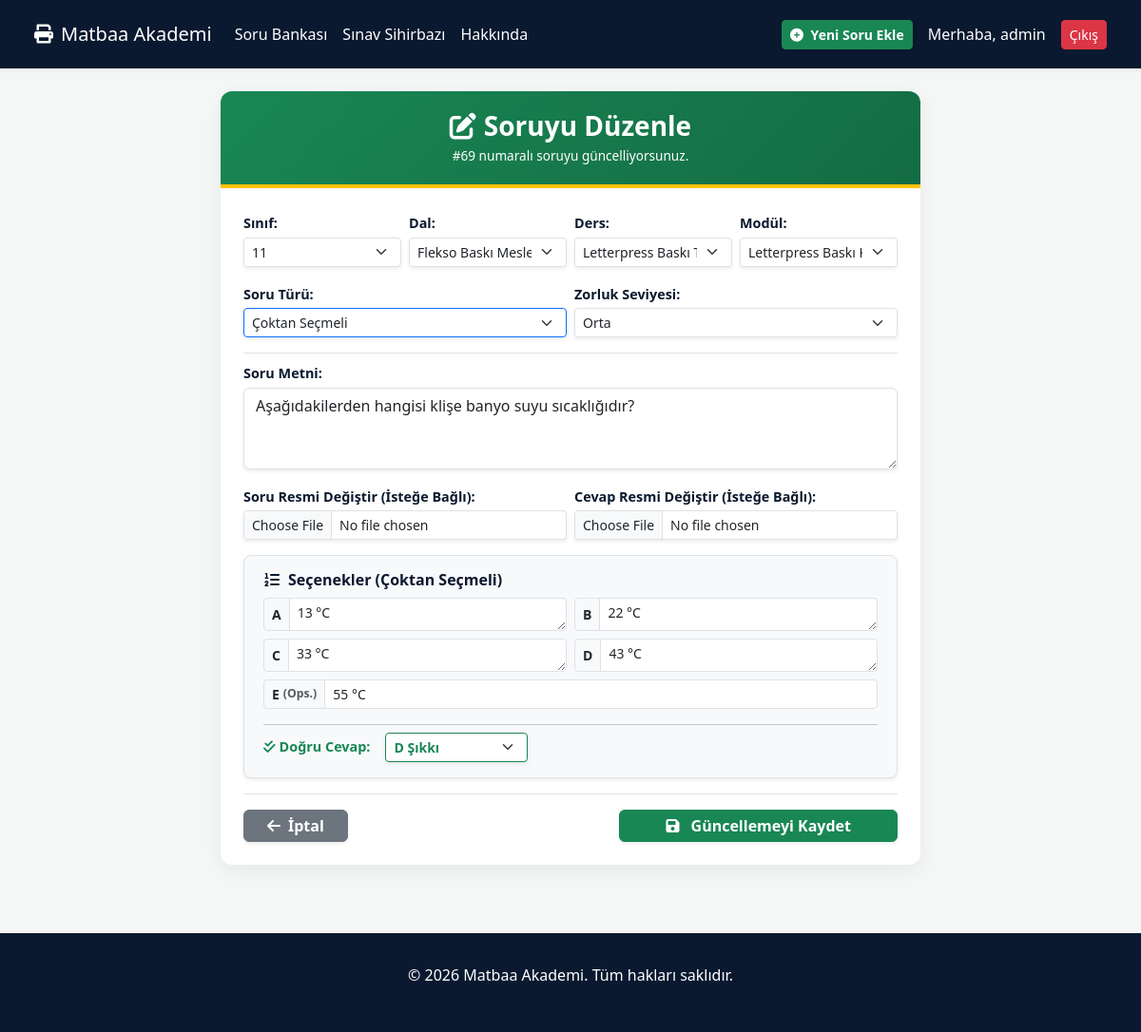
Screenshot of /soru-duzenle/69/ (signed in) with the database file from the repository.
### akademi/models.py (models this page shows, shortened)
class CustomUser(AbstractUser):
    adi = models.CharField(max_length=50, blank=True, null=True)
    soyadi = models.CharField(max_length=50, blank=True, null=True)
    unvan = models.CharField(max_length=50, blank=True, null=True)
    okul = models.CharField(max_length=255, blank=True, null=True)
    calistigi_alan = models.CharField(max_length=100, blank=True, null=True)
    membership_type = models.CharField(max_length=20, default='free')
    class Meta:
        verbose_name = "Kullanıcı"
        verbose_name_plural = "Kullanıcılar"

class Soru(models.Model):
    ZORLUK_SEVIYESI = [('kolay', 'Kolay'), ('orta', 'Orta'), ('zor', 'Zor')]
    ONAY_DURUMLARI = [('taslak', 'Taslak'), ('beklemede', 'Beklemede'), ('onaylandi', 'Onaylandı'), ('reddedildi', 'Reddedildi')]
    sinif = models.ForeignKey(Sinif, on_delete=models.CASCADE)
    dal = models.ForeignKey(Dal, on_delete=models.CASCADE)
    ders = models.ForeignKey(Ders, on_delete=models.CASCADE)
    modul = models.ForeignKey(Modul, on_delete=models.CASCADE)
    tur = models.ForeignKey(SoruTuru, on_delete=models.CASCADE)
    soru_metni = models.TextField()
    soru_resmi = models.ImageField(upload_to='soru_resimleri/', blank=True, null=True)
    cevap_resmi = models.ImageField(upload_to='cevap_resimleri/', blank=True, null=True)
    klasik_cevap = models.TextField(blank=True, null=True)
    secenek_a = models.TextField(blank=True, null=True)
    secenek_b = models.TextField(blank=True, null=True)
    secenek_c = models.TextField(blank=True, null=True)
    secenek_d = models.TextField(blank=True, null=True)
    secenek_e = models.TextField(blank=True, null=True)
    dogru_cevap = models.CharField(max_length=1, choices=[('A', 'A'), ('B', 'B'), ('C', 'C'), ('D', 'D'), ('E', 'E')], blank=True, null=True)
    zorluk_seviyesi = models.CharField(max_length=10, choices=ZORLUK_SEVIYESI, default='orta')
    onay_durumu = models.CharField(max_length=20, choices=ONAY_DURUMLARI, default='onaylandi')
    soruyu_hazirlayan = models.ForeignKey(CustomUser, on_delete=models.SET_NULL, null=True)
    olusturulma_tarihi = models.DateTimeField(auto_now_add=True)
    class Meta:
        verbose_name = "Soru"
        verbose_name_plural = "Sorular"

class Sinif(models.Model):
    sinif = models.IntegerField(unique=True)
    class Meta:
        verbose_name = "Sınıf"
        verbose_name_plural = "Sınıflar"
        ordering = ['sinif']

class Dal(models.Model):
    sinif = models.ForeignKey(Sinif, on_delete=models.CASCADE, related_name='dallar')
    adi = models.CharField(max_length=100)
    class Meta:
        verbose_name = "Dal"
        verbose_name_plural = "Dallar"

class Ders(models.Model):
    dal = models.ForeignKey(Dal, on_delete=models.CASCADE, related_name='dersler')
    adi = models.CharField(max_length=100)
    class Meta:
        verbose_name = "Ders"
        verbose_name_plural = "Dersler"

class Modul(models.Model):
    ders = models.ForeignKey(Ders, on_delete=models.CASCADE, related_name='moduller')
    adi = models.CharField(max_length=200)
    class Meta:
        verbose_name = "Modül"
        verbose_name_plural = "Modüller"

class SoruTuru(models.Model):
    adi = models.CharField(max_length=50)
    class Meta:
        verbose_name = "Soru Türü"
        verbose_name_plural = "Soru Türleri"

### akademi/views.py (the view, shortened to what this page needs)
# urls.py: path('soru-duzenle/<int:soru_id>/', views.soru_duzenle, name='soru_duzenle'),
@login_required(login_url='login')
def soru_duzenle(request, soru_id):
    soru = get_object_or_404(Soru, id=soru_id)
    context = {
        'soru': soru,
        'siniflar': Sinif.objects.all(),
        'soru_turleri': SoruTuru.objects.all(),
    }
    return render(request, 'soru_duzenle.html', context)

### akademi/templates/soru_duzenle.html (shortened to what this page needs)
{% extends 'base.html' %}
{% load static %}
{% block content %}
<div class="container py-4">
    <div class="row justify-content-center">
        <div class="col-lg-8 col-md-10">
            <div class="form-card">
                <div class="form-header">
                    <h3 class="fw-bold mb-0"><i class="fas fa-edit me-2"></i>Soruyu Düzenle</h3>
                    <p class="mb-0 mt-1" style="font-size:0.85rem;">#{{ soru.id }} numaralı soruyu güncelliyorsunuz.</p>
                </div>
                <div class="card-body p-3 p-md-4">
                    <form id="soruForm" method="POST" enctype="multipart/form-data">
                        <div class="row g-2 mb-3">
                            <div class="col-md-3">
                                <label class="form-label">Sınıf:</label>
                                <select id="sinif" name="sinif" required class="form-select form-select-sm shadow-sm">
                                    {% for sinif in siniflar %}
                                        <option value="{{ sinif.id }}" {% if soru.sinif.id == sinif.id %}selected{% endif %}>{{ sinif.sinif }}</option>
                                    {% endfor %}
                                </select>
                            </div>
                            <div class="col-md-3">
                                <label class="form-label">Dal:</label>
                                <select id="dal" name="dal" required class="form-select form-select-sm shadow-sm">
                                    <option value="{{ soru.dal.id }}" selected>{{ soru.dal.adi }}</option>
                                </select>
                            </div>
                            <div class="col-md-3">
                                <label class="form-label">Ders:</label>
                                <select id="ders" name="ders" required class="form-select form-select-sm shadow-sm">
                                    <option value="{{ soru.ders.id }}" selected>{{ soru.ders.adi }}</option>
                                </select>
                            </div>
                            <div class="col-md-3">
                                <label class="form-label">Modül:</label>
                                <select id="modul" name="modul" required class="form-select form-select-sm shadow-sm">
                                    <option value="{{ soru.modul.id }}" selected>{{ soru.modul.adi }}</option>
                                </select>
                            </div>
                        </div>
                        <div class="row g-2 mb-3">
                            <div class="col-md-6">
                                <label class="form-label">Soru Türü:</label>
                                <select id="tur" name="tur" required class="form-select form-select-sm shadow-sm border-primary">
                                    {% for tur in soru_turleri %}
                                        <option value="{{ tur.id }}" {% if soru.tur.id == tur.id %}selected{% endif %}>{{ tur.adi }}</option>
                                    {% endfor %}
                                </select>
                            </div>
                            <div class="col-md-6">
                                <label class="form-label">Zorluk Seviyesi:</label>
                                <select id="zorluk_seviyesi" name="zorluk_seviyesi" required class="form-select form-select-sm shadow-sm">
                                    <option value="orta" {% if soru.zorluk_seviyesi == 'orta' %}selected{% endif %}>Orta</option>
                                </select>
                            </div>
                        </div>
                        <div class="pt-2 border-top">
                            <div class="mb-3">
                                <label class="form-label">Soru Metni:</label>
                                <textarea id="soru_metni" name="soru_metni" class="form-control shadow-sm" rows="3">{{ soru.soru_metni }}</textarea>
                            </div>
                            <div class="row g-2 mb-3">
                                <div class="col-md-6">
                                    <label class="form-label">Soru Resmi Değiştir (İsteğe Bağlı):</label>
                                    <input type="file" name="soru_resmi" accept="image/*" class="form-control form-control-sm shadow-sm">
                                </div>
                                <div class="col-md-6">
                                    <label class="form-label">Cevap Resmi Değiştir (İsteğe Bağlı):</label>
                                    <input type="file" name="cevap_resmi" accept="image/*" class="form-control form-control-sm shadow-sm">
                                </div>
                            </div>
                            <div class="options-container shadow-sm mb-3" id="options_section" style="display: none;">
                                <h6 class="fw-bold mb-2" style="color: var(--primary-bg);"><i class="fas fa-list-ol me-2"></i>Seçenekler (Çoktan Seçmeli)</h6>
                                <div class="row g-2">
                                    <div class="col-md-6">
                                        <div class="input-group input-group-sm">
                                            <span class="input-group-text fw-bold">A</span>
                                            <textarea name="secenek_a" id="secenek_a" rows="1" class="form-control">{{ soru.secenek_a|default_if_none:"" }}</textarea>
                                        </div>
                                    </div>
                                    <div class="col-md-6">
                                        <div class="input-group input-group-sm">
                                            <span class="input-group-text fw-bold">B</span>
                                            <textarea name="secenek_b" id="secenek_b" rows="1" class="form-control">{{ soru.secenek_b|default_if_none:"" }}</textarea>
                                        </div>
                                    </div>
                                    <div class="col-md-6">
                                        <div class="input-group input-group-sm">
                                            <span class="input-group-text fw-bold">C</span>
                                            <textarea name="secenek_c" id="secenek_c" rows="1" class="form-control">{{ soru.secenek_c|default_if_none:"" }}</textarea>
                                        </div>
                                    </div>
                                    <div class="col-md-6">
                                        <div class="input-group input-group-sm">
                                            <span class="input-group-text fw-bold">D</span>
                                            <textarea name="secenek_d" id="secenek_d" rows="1" class="form-control">{{ soru.secenek_d|default_if_none:"" }}</textarea>
                                        </div>
                                    </div>
                                    <div class="col-12 mt-2">
                                        <div class="input-group input-group-sm">
                                            <span class="input-group-text fw-bold">E <small class="text-muted ms-1">(Ops.)</small></span>
                                            <input type="text" name="secenek_e" id="secenek_e" class="form-control" value="{{ soru.secenek_e|default_if_none:'' }}">
                                        </div>
                                    </div>
                                </div>
                                <div class="mt-3 pt-2 border-top border-secondary-subtle d-flex align-items-center gap-3">
                                    <label class="form-label mb-0 text-success fw-bold"><i class="fas fa-check-double me-1"></i>Doğru Cevap:</label>
                                    <select id="dogru_cevap" name="dogru_cevap" class="form-select form-select-sm border-success fw-bold text-success shadow-sm" style="max-width: 150px;">
                                        <option value="D" {% if soru.dogru_cevap == 'D' %}selected{% endif %}>D Şıkkı</option>
                                    </select>
                                </div>
                            </div>
                        </div>
                        <div class="d-flex gap-2 mt-3 pt-3 border-top">
                            <a href="{% url 'soru_bankasi' %}" class="btn btn-secondary fw-bold px-4 py-1 shadow-sm"><i class="fas fa-arrow-left me-2"></i>İptal</a>
                            <button type="submit" class="btn btn-success fw-bold px-5 py-1 shadow-sm ms-auto"><i class="fas fa-save me-2"></i> Güncellemeyi Kaydet</button>
                        </div>
                    </form>
                </div>
            </div>
        </div>
    </div>
</div>
{% endblock %}

### akademi/templates/base.html (shortened to what this page needs)
<!DOCTYPE html>
<html lang="tr">
<head>
    <link href="https://cdn.jsdelivr.net/npm/bootstrap@5.3.0/dist/css/bootstrap.min.css" rel="stylesheet">
    <link rel="stylesheet" href="https://cdnjs.cloudflare.com/ajax/libs/font-awesome/6.0.0/css/all.min.css">
</head>
<body>
    <nav class="navbar navbar-expand-lg navbar-custom shadow-sm">
        <div class="container-fluid">
            <a class="navbar-brand d-flex align-items-center" href="{% url 'home' %}">
                <i class="fas fa-print me-2"></i> Matbaa Akademi
            </a>
            <div class="collapse navbar-collapse" id="navbarNav">
                <ul class="navbar-nav me-auto">
                    <li class="nav-item"><a class="nav-link" href="{% url 'soru_bankasi' %}">Soru Bankası</a></li>
                    <li class="nav-item"><a class="nav-link" href="{% url 'sihirbaz' %}">Sınav Sihirbazı</a></li>
                    <li class="nav-item"><a class="nav-link" href="{% url 'about' %}">Hakkında</a></li>
                </ul>
                <div class="d-flex align-items-center gap-2">
                    {% if request.user.is_authenticated %}
                        <a href="{% url 'yeni_soru' %}" class="btn btn-success btn-sm me-2 fw-bold shadow-sm">
                            <i class="fas fa-plus-circle me-1"></i> Yeni Soru Ekle
                        </a>
                        <span class="text-white me-2">Merhaba, {{ request.user.username }}</span>
                        <form method="post" action="{% url 'logout' %}" class="d-inline">
                            <button type="submit" class="btn btn-danger btn-sm">Çıkış</button>
                        </form>
                    {% else %}
                        <a href="{% url 'login' %}" class="btn btn-outline-light btn-sm">Giriş</a>
                        <a href="{% url 'register' %}" class="btn btn-accent btn-sm">Üye Ol</a>
                    {% endif %}
                </div>
            </div>
        </div>
    </nav>
    <main>
        {% block content %}{% endblock %}
    </main>
    <footer class="text-center">
        <div class="container">
            <p>&copy; 2026 Matbaa Akademi. Tüm hakları saklıdır.</p>
        </div>
    </footer>
</body>
</html>

### akademi/templates/base.html (style rules this page uses)
:root { --primary-bg: #0a192f; --accent-color: #ff4d00; }
body { background-color: #f4f7f6; min-height: 100vh; }
.navbar-custom { background-color: var(--primary-bg); padding: 1rem 2%; }
.navbar-brand, .nav-link { color: white !important; }
footer { background-color: var(--primary-bg); color: white; padding: 2rem 0; margin-top: 3rem; }

### akademi/templates/soru_duzenle.html (style rules this page uses)
.form-card { border: none; border-radius: 12px; box-shadow: 0 6px 20px rgba(0,0,0,0.06); overflow: hidden; background-color: white; }
.form-header { background: linear-gradient(135deg, #198754 0%, #146c43 100%); color: white; padding: 1.25rem; text-align: center; border-bottom: 4px solid #ffc107; }
.form-label { font-weight: 600; color: var(--primary-bg); margin-bottom: 0.25rem; font-size: 0.9rem; }
.options-container { background-color: #f8f9fa; border: 1px solid #dee2e6; border-radius: 8px; padding: 1rem 1.25rem; }
textarea { resize: vertical; }

### rows the page displays
CustomUser: user.username "admin"
Soru: id "69", sinif "11", dal "Flekso Baskı Meslek Dalı", ders "Letterpress Baskı Teknikleri", modul "Letterpress Baskı Kalıbı Hazırlama", tur "Çoktan Seçmeli", zorluk_seviyesi "Orta", soru_metni "Aşağıdakilerden hangisi klişe banyo suyu sıcaklığıdır?", secenek_a "13 °C", secenek_b "22 °C", secenek_c "33 °C", secenek_d "43 °C", secenek_e "55 °C", dogru_cevap "D Şıkkı"
